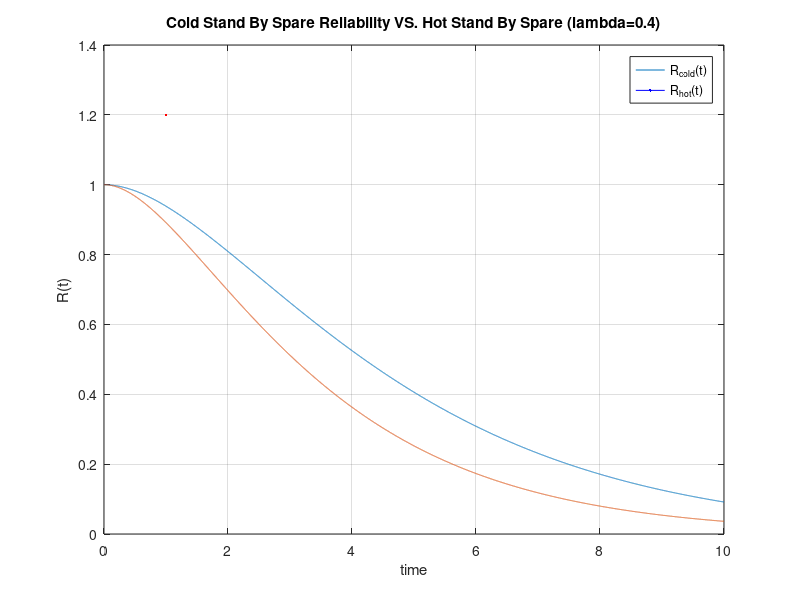

The MATLAB source for this figure:
clear; clc; close all;


%%%%%%%%%%%%% constant values %%%%%%%%%%%%%
landa = 0.4;
t = 0:0.001:10;

%%%%%%%%%%%%% reliability functions %%%%%%%%%%%%%
R_cold = exp(-landa .* t) + landa .* t .* exp(-landa .* t);
R_hot = exp(-landa .* t) + exp(-landa .* t) - exp(-(landa + landa) .* t);

%%%%%%%%%%%%% plots %%%%%%%%%%%%%
figure(1);
plot(t, R_cold, LineWidth=1.2, Color="blue");
hold on;
plot(t, R_hot, LineWidth=1.2, Color="red");
legend('R_{cold}(t)','R_{hot}(t)');
title("Cold Stand By Spare Reliability VS. Hot Stand By Spare (\lambda=0.4)");
xlabel("time");
ylabel("R(t)");
grid on;